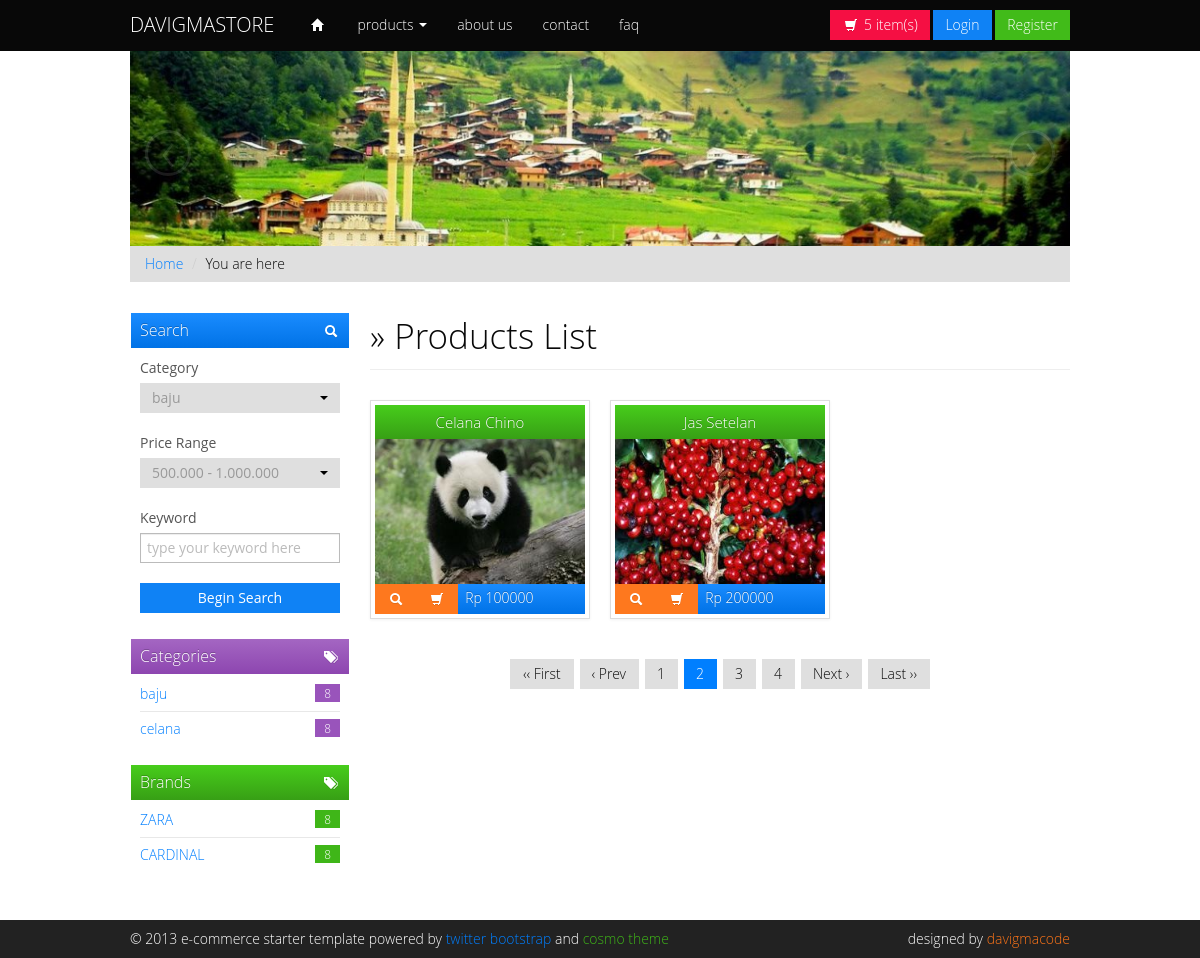
Page /home?brand=1 on the committed database.
### tables this page shows
CREATE TABLE `category` (
  `category_id` int(11) NOT NULL,
  `category_name` varchar(50) NOT NULL,
  `category_image` varchar(100) DEFAULT NULL,
  `category_status` int(11) NOT NULL DEFAULT 1,
  `category_desc` varchar(100) DEFAULT NULL
);

CREATE TABLE `brands` (
  `brand_id` int(11) NOT NULL,
  `brand_name` varchar(50) DEFAULT NULL,
  `brand_desc` varchar(100) DEFAULT NULL
);

CREATE TABLE `products` (
  `product_id` int(11) NOT NULL,
  `product_code` varchar(50) DEFAULT NULL,
  `product_name` varchar(50) NOT NULL,
  `product_category` int(11) DEFAULT NULL,
  `product_brand` int(11) DEFAULT NULL,
  `product_price` int(11) NOT NULL,
  `product_disc` int(11) DEFAULT NULL,
  `product_slug` varchar(100) DEFAULT NULL,
  `product_image` varchar(100) DEFAULT NULL,
  `product_status` int(11) NOT NULL DEFAULT 1,
  `product_stok` int(11) NOT NULL DEFAULT 0,
  `product_desc` varchar(100) DEFAULT NULL
);

### application/controllers/Home.php (called while the page is built, shortened)
<?php
class Home extends CI_Controller
{
	function __construct()
	{
		$this->load->model(['Product_m', 'Category_m', 'Brand_m']);
	}
	public function index()
	{
		$input = $this->input->get(NULL, TRUE);
		if (isset($input['category']) && $input['category'] != '') {
			$data['products'] = $this->Product_m->getByCategory($input['category']);
		} elseif (isset($input['brand']) && $input['brand'] != '') {
			$data['products'] = $this->Product_m->getByBrand($input['brand']);
		} else {
			$data['products'] = $this->Product_m->getByActive();
		}
		$data['category'] = $this->Category_m->getByActive();
		$data['brands'] = $this->Brand_m->getAll();
		$this->load->view('body/header');
		$this->load->view('body/nav', $data);
		$this->load->view('product/product', $data);
		$this->load->view('body/footer');
	}
}

### index.php (called while the page is built, shortened)
<?php
require_once BASEPATH.'core/CodeIgniter.php';

### application/models/Category_m.php (called while the page is built)
<?php
class Category_m extends CI_Model
{
    private $table = 'category';
    public function getByActive()
    {
        return $this->db->get_where($this->table, ['category_status' => 1])->result();
    }
}

### application/models/Brand_m.php (called while the page is built)
<?php
class Brand_m extends CI_Model
{
    private $table = 'brands';
    public function getAll()
    {
        return $this->db->get($this->table)->result();
    }
}

### application/models/Product_m.php (called while the page is built, shortened)
<?php
class Product_m extends CI_Model
{
    private $table = 'products';
    public function getByBrand($brand)
    {
        return $this->db->get_where($this->table, ['product_brand' => $brand])->result();
    }
}

### application/views/product/product.php (the view, shortened to what this page needs)
<div class="span3">
    <div class="dabox">
        <h3 class="btn-primary"><i class="pull-right icon-search icon-white"></i> Search</h3>
        <form style="margin: 0;">
            <div class="control-group">
                <label class="control-label" for="categories">Category</label>
                <div class="controls row-fluid">
                </div>
            </div>
            <div class="control-group">
                <label class="control-label" for="categories">Price Range</label>
                <div class="controls row-fluid">
                </div>
            </div>
            <div class="control-group">
                <label class="control-label" for="keyword">Keyword</label>
                <div class="controls row-fluid">
                    <input type="text" name="keyword" placeholder="type your keyword here" class="span12">
                </div>
            </div>
            <button class="btn btn-block btn-primary" type="button">Begin Search</button>
        </form>
    </div>
    <div class="dabox">
        <h3 class="btn-info"><i class="pull-right icon-tags icon-white"></i> Categories</h3>
        <ul>
            <?php foreach ($category as $key => $data) { ?>
                <li><a href="<?= base_url('home?category=' . $data->category_id) ?>"><?= $data->category_name ?> <span class="pull-right badge badge-info">8</span></a></li>
            <?php } ?>
        </ul>
    </div>
    <div class="dabox">
        <h3 class="btn-success"><i class="pull-right icon-tags icon-white"></i> Brands</h3>
        <ul>
            <?php foreach ($brands as $key => $data) { ?>
                <li><a href="<?= base_url('home?brand=' . $data->brand_id) ?>"><?= $data->brand_name ?> <span class="pull-right badge badge-success">8</span></a></li>
            <?php } ?>
        </ul>
    </div>
</div>
<div class="span9">
    <div class="page-header">
        <h1>&raquo; Products List</h1>
    </div>
    <ul class="thumbnails">
        <?php foreach ($products as $key => $data) { ?>
            <li class="span3">
                <div class="thumbnail">
                    <h3 class="btn-success"><?= $data->product_name ?></h3>
                    <img src="<?= base_url('assets/main/img/product/' . $data->product_image) ?>" alt="" />
                    <div class="action btn-primary">
                        <div class="btn-group">
                            <a href="<?= base_url('home/detail/' . $data->product_slug) ?>" class="btn btn-warning" title="product detail"><i class="icon-search icon-white"></i></a>
                            <a href="#" class="btn btn-warning action-add-item" title="add to cart"><i class="icon-shopping-cart icon-white"></i></a>
                        </div>
                        &nbsp;Rp <?= $data->product_price ?>
                    </div>
                </div>
            </li>
        <?php } ?>
    </ul>
    <div class="pagination pagination-centered">
        <ul>
            <li><a href="#">‹‹ First</a></li>
            <li><a href="#">‹ Prev</a></li>
            <li><a href="#">1</a></li>
            <li class="active"><a href="#">2</a></li>
            <li><a href="#">3</a></li>
            <li><a href="#">4</a></li>
            <li><a href="#">Next ›</a></li>
            <li><a href="#">Last ››</a></li>
        </ul>
    </div>
</div>

### assets/main/css/custom.frontend.css (style rules this page uses)
body { padding-top: 50px; }
.page-header { margin-top: -10px; padding-bottom: 0; }
.page-header h1 { font-size: 35px; line-height: normal; }
.dabox { margin-bottom: 15px; padding: 10px; }
.dabox h3 { padding: 6px 9px; padding-bottom: 7px; margin: -9px; margin-bottom: 10px; width: 100%; line-height: normal; font-size: 16px; }
.dabox h3 i { margin-top: 5px; }
.dabox ul { list-Style: none; margin: -7px 0; padding: 0; }
.dabox ul li { padding: 7px 0; border-bottom: #E8E8E8 1px solid; }
.dabox ul li a { display: block; }
.dabox ul li:last-child { border-bottom: 0; }
.thumbnail h3 { display: block; margin-top: 0px; margin-bottom: 0px; padding: 7px 0px; line-height: normal; font-size: 15px; text-align: center; }
.thumbnail .action { display: block; }

### rows in the picture
category: category_name "baju"
category: category_name "celana"
brands: brand_name "ZARA"
brands: brand_name "CARDINAL"
products: product_name "Celana Chino", product_image (picture), product_price "100000"
products: product_name "Jas Setelan", product_image (picture), product_price "200000"
